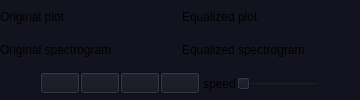
     <widget class="QWidget" name="graphs_widget" native="true">
      <property name="styleSheet">
       <string notr="true">background-color: rgb(19, 19, 31);</string>
      </property>
      <layout class="QVBoxLayout" name="verticalLayout">
       <property name="spacing">
        <number>0</number>
       </property>
       <property name="leftMargin">
        <number>0</number>
       </property>
       <property name="topMargin">
        <number>0</number>
       </property>
       <property name="rightMargin">
        <number>0</number>
       </property>
       <property name="bottomMargin">
        <number>0</number>
       </property>
       <item>
        <layout class="QHBoxLayout" name="graphs_layout">
         <property name="spacing">
          <number>3</number>
         </property>
         <item>
          <widget class="QWidget" name="graph1_widget" native="true">
           <layout class="QVBoxLayout" name="verticalLayout_29">
            <property name="spacing">
             <number>0</number>
            </property>
            <property name="leftMargin">
             <number>0</number>
            </property>
            <property name="topMargin">
             <number>0</number>
            </property>
            <property name="rightMargin">
             <number>0</number>
            </property>
            <property name="bottomMargin">
             <number>0</number>
            </property>
            <item>
             <widget class="QLabel" name="original_plot_label">
              <property name="text">
               <string>Original plot</string>
              </property>
             </widget>
            </item>
           </layout>
          </widget>
         </item>
         <item>
          <widget class="QWidget" name="graph2_widget" native="true">
           <layout class="QVBoxLayout" name="verticalLayout_32">
            <property name="spacing">
             <number>0</number>
            </property>
            <property name="leftMargin">
             <number>0</number>
            </property>
            <property name="topMargin">
             <number>0</number>
            </property>
            <property name="rightMargin">
             <number>0</number>
            </property>
            <property name="bottomMargin">
             <number>0</number>
            </property>
            <item>
             <widget class="QLabel" name="equalized_plot_label">
              <property name="text">
               <string>Equalized plot</string>
              </property>
             </widget>
            </item>
           </layout>
          </widget>
         </item>
        </layout>
       </item>
       <item>
        <layout class="QHBoxLayout" name="spectrograph_layout">
         <property name="spacing">
          <number>3</number>
         </property>
         <item>
          <widget class="QWidget" name="spectro1_widget" native="true">
           <layout class="QVBoxLayout" name="verticalLayout_30">
            <property name="spacing">
             <number>0</number>
            </property>
            <property name="leftMargin">
             <number>0</number>
            </property>
            <property name="topMargin">
             <number>0</number>
            </property>
            <property name="rightMargin">
             <number>0</number>
            </property>
            <property name="bottomMargin">
             <number>0</number>
            </property>
            <item>
             <widget class="QLabel" name="original_spectro_label">
              <property name="text">
               <string>Original spectrogram</string>
              </property>
             </widget>
            </item>
           </layout>
          </widget>
         </item>
         <item>
          <widget class="QWidget" name="spectro2_widget" native="true">
           <layout class="QVBoxLayout" name="verticalLayout_31">
            <property name="spacing">
             <number>0</number>
            </property>
            <property name="leftMargin">
             <number>0</number>
            </property>
            <property name="topMargin">
             <number>0</number>
            </property>
            <property name="rightMargin">
             <number>0</number>
            </property>
            <property name="bottomMargin">
             <number>0</number>
            </property>
            <item>
             <widget class="QLabel" name="equalized_spectro_label">
              <property name="text">
               <string>Equalized spectrogram</string>
              </property>
             </widget>
            </item>
           </layout>
          </widget>
         </item>
        </layout>
       </item>
       <item>
        <layout class="QHBoxLayout" name="horizontalLayout_5">
         <property name="spacing">
          <number>0</number>
         </property>
         <property name="topMargin">
          <number>5</number>
         </property>
         <property name="bottomMargin">
          <number>5</number>
         </property>
         <item>
          <spacer name="horizontalSpacer_2">
           <property name="orientation">
            <enum>Qt::Horizontal</enum>
           </property>
           <property name="sizeHint" stdset="0">
            <size>
             <width>40</width>
             <height>20</height>
            </size>
           </property>
          </spacer>
         </item>
         <item>
          <widget class="QPushButton" name="zoomin_btn">
           <property name="text">
            <string/>
           </property>
           <property name="icon">
            <iconset>
             <normaloff>icons/zoom-in.png</normaloff>icons/zoom-in.png</iconset>
           </property>
          </widget>
         </item>
         <item>
          <widget class="QPushButton" name="zoomout_btn">
           <property name="text">
            <string/>
           </property>
           <property name="icon">
            <iconset>
             <normaloff>icons/zoom-out.png</normaloff>icons/zoom-out.png</iconset>
           </property>
          </widget>
         </item>
         <item>
          <widget class="QPushButton" name="graph_replay_btn">
           <property name="text">
            <string/>
           </property>
           <property name="icon">
            <iconset>
             <normaloff>icons/rotate-left.png</normaloff>icons/rotate-left.png</iconset>
           </property>
          </widget>
         </item>
         <item>
          <widget class="QPushButton" name="graph_play_btn">
           <property name="text">
            <string/>
           </property>
           <property name="icon">
            <iconset>
             <normaloff>icons/play.png</normaloff>icons/play.png</iconset>
           </property>
          </widget>
         </item>
         <item>
          <layout class="QHBoxLayout" name="horizontalLayout_4">
           <property name="leftMargin">
            <number>3</number>
           </property>
           <item>
            <widget class="QLabel" name="label_5">
             <property name="maximumSize">
              <size>
               <width>40</width>
               <height>40</height>
              </size>
             </property>
             <property name="text">
              <string>speed</string>
             </property>
            </widget>
           </item>
           <item>
            <widget class="QSlider" name="speed_slider">
             <property name="maximumSize">
              <size>
               <width>200</width>
               <height>150</height>
              </size>
             </property>
             <property name="orientation">
              <enum>Qt::Horizontal</enum>
             </property>
            </widget>
           </item>
          </layout>
         </item>
         <item>
          <spacer name="horizontalSpacer">
           <property name="orientation">
            <enum>Qt::Horizontal</enum>
           </property>
           <property name="sizeHint" stdset="0">
            <size>
             <width>40</width>
             <height>20</height>
            </size>
           </property>
          </spacer>
         </item>
        </layout>
       </item>
      </layout>
     </widget>
